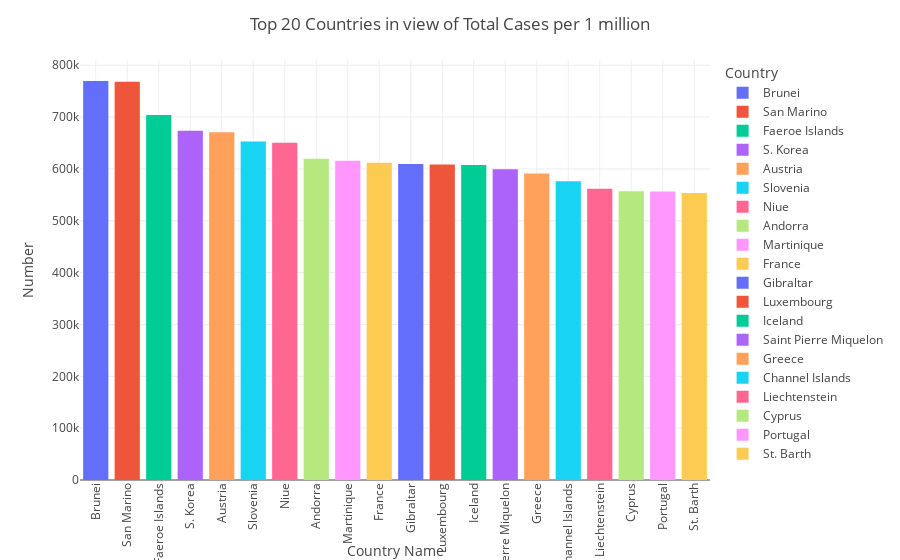

Notebook cell for this chart:
### Code cell
#Top 20 Countries in view of Total Cases per 1 million
df1=df.sort_values('Tot Cases/1M pop',ascending=False)
fig = px.bar(df1.head(20), x='Country', y='Tot Cases/1M pop', color='Country')
fig.update_layout(template='gridon')
# Alternative way for doing background dark
#fig.update_layout(plot_bgcolor = "black")
fig.update_layout(title="Top 20 Countries in view of Total Cases per 1 million",
                 xaxis_title= "Country Name",
                 yaxis_title= "Number")
fig.update_xaxes(tickangle=270)
fig.show()

### Figure 1 — Plotly figure (JSON) as saved in the notebook; plotly's stock layout.template omitted (floating-point values rounded to 4 significant figures)
{"data": [{"alignmentgroup": "True", "hovertemplate": "Country=%{x}<br>Tot Cases/1M pop=%{y}<extra></extra>", "legendgroup": "Brunei", "marker": {"color": "#636efa", "pattern": {"shape": ""}}, "name": "Brunei", "offsetgroup": "Brunei", "orientation": "v", "showlegend": true, "textposition": "auto", "type": "bar", "x": ["Brunei"], "xaxis": "x", "y": [769596], "yaxis": "y"}, {"alignmentgroup": "True", "hovertemplate": "Country=%{x}<br>Tot Cases/1M pop=%{y}<extra></extra>", "legendgroup": "San Marino", "marker": {"color": "#EF553B", "pattern": {"shape": ""}}, "name": "San Marino", "offsetgroup": "San Marino", "orientation": "v", "showlegend": true, "textposition": "auto", "type": "bar", "x": ["San Marino"], "xaxis": "x", "y": [768226], "yaxis": "y"}, {"alignmentgroup": "True", "hovertemplate": "Country=%{x}<br>Tot Cases/1M pop=%{y}<extra></extra>", "legendgroup": "Faeroe Islands", "marker": {"color": "#00cc96", "pattern": {"shape": ""}}, "name": "Faeroe Islands", "offsetgroup": "Faeroe Islands", "orientation": "v", "showlegend": true, "textposition": "auto", "type": "bar", "x": ["Faeroe Islands"], "xaxis": "x", "y": [703959], "yaxis": "y"}, {"alignmentgroup": "True", "hovertemplate": "Country=%{x}<br>Tot Cases/1M pop=%{y}<extra></extra>", "legendgroup": "S. Korea", "marker": {"color": "#ab63fa", "pattern": {"shape": ""}}, "name": "S. Korea", "offsetgroup": "S. Korea", "orientation": "v", "showlegend": true, "textposition": "auto", "type": "bar", "x": ["S. Korea"], "xaxis": "x", "y": [673523], "yaxis": "y"}, {"alignmentgroup": "True", "hovertemplate": "Country=%{x}<br>Tot Cases/1M pop=%{y}<extra></extra>", "legendgroup": "Austria", "marker": {"color": "#FFA15A", "pattern": {"shape": ""}}, "name": "Austria", "offsetgroup": "Austria", "orientation": "v", "showlegend": true, "textposition": "auto", "type": "bar", "x": ["Austria"], "xaxis": "x", "y": [670727], "yaxis": "y"}, {"alignmentgroup": "True", "hovertemplate": "Country=%{x}<br>Tot Cases/1M pop=%{y}<extra></extra>", "legendgroup": "Slovenia", "marker": {"color": "#19d3f3", "pattern": {"shape": ""}}, "name": "Slovenia", "offsetgroup": "Slovenia", "orientation": "v", "showlegend": true, "textposition": "auto", "type": "bar", "x": ["Slovenia"], "xaxis": "x", "y": [652733], "yaxis": "y"}, {"alignmentgroup": "True", "hovertemplate": "Country=%{x}<br>Tot Cases/1M pop=%{y}<extra></extra>", "legendgroup": "Niue", "marker": {"color": "#FF6692", "pattern": {"shape": ""}}, "name": "Niue", "offsetgroup": "Niue", "orientation": "v", "showlegend": true, "textposition": "auto", "type": "bar", "x": ["Niue"], "xaxis": "x", "y": [650432], "yaxis": "y"}, {"alignmentgroup": "True", "hovertemplate": "Country=%{x}<br>Tot Cases/1M pop=%{y}<extra></extra>", "legendgroup": "Andorra", "marker": {"color": "#B6E880", "pattern": {"shape": ""}}, "name": "Andorra", "offsetgroup": "Andorra", "orientation": "v", "showlegend": true, "textposition": "auto", "type": "bar", "x": ["Andorra"], "xaxis": "x", "y": [619844], "yaxis": "y"}, {"alignmentgroup": "True", "hovertemplate": "Country=%{x}<br>Tot Cases/1M pop=%{y}<extra></extra>", "legendgroup": "Martinique", "marker": {"color": "#FF97FF", "pattern": {"shape": ""}}, "name": "Martinique", "offsetgroup": "Martinique", "orientation": "v", "showlegend": true, "textposition": "auto", "type": "bar", "x": ["Martinique"], "xaxis": "x", "y": [615777], "yaxis": "y"}, {"alignmentgroup": "True", "hovertemplate": "Country=%{x}<br>Tot Cases/1M pop=%{y}<extra></extra>", "legendgroup": "France", "marker": {"color": "#FECB52", "pattern": {"shape": ""}}, "name": "France", "offsetgroup": "France", "orientation": "v", "showlegend": true, "textposition": "auto", "type": "bar", "x": ["France"], "xaxis": "x", "y": [612013], "yaxis": "y"}, {"alignmentgroup": "True", "hovertemplate": "Country=%{x}<br>Tot Cases/1M pop=%{y}<extra></extra>", "legendgroup": "Gibraltar", "marker": {"color": "#636efa", "pattern": {"shape": ""}}, "name": "Gibraltar", "offsetgroup": "Gibraltar", "orientation": "v", "showlegend": true, "textposition": "auto", "type": "bar", "x": ["Gibraltar"], "xaxis": "x", "y": [609720], "yaxis": "y"}, {"alignmentgroup": "True", "hovertemplate": "Country=%{x}<br>Tot Cases/1M pop=%{y}<extra></extra>", "legendgroup": "Luxembourg", "marker": {"color": "#EF553B", "pattern": {"shape": ""}}, "name": "Luxembourg", "offsetgroup": "Luxembourg", "orientation": "v", "showlegend": true, "textposition": "auto", "type": "bar", "x": ["Luxembourg"], "xaxis": "x", "y": [608714], "yaxis": "y"}, {"alignmentgroup": "True", "hovertemplate": "Country=%{x}<br>Tot Cases/1M pop=%{y}<extra></extra>", "legendgroup": "Iceland", "marker": {"color": "#00cc96", "pattern": {"shape": ""}}, "name": "Iceland", "offsetgroup": "Iceland", "orientation": "v", "showlegend": true, "textposition": "auto", "type": "bar", "x": ["Iceland"], "xaxis": "x", "y": [607667], "yaxis": "y"}, {"alignmentgroup": "True", "hovertemplate": "Country=%{x}<br>Tot Cases/1M pop=%{y}<extra></extra>", "legendgroup": "Saint Pierre Miquelon", "marker": {"color": "#ab63fa", "pattern": {"shape": ""}}, "name": "Saint Pierre Miquelon", "offsetgroup": "Saint Pierre Miquelon", "orientation": "v", "showlegend": true, "textposition": "auto", "type": "bar", "x": ["Saint Pierre Miquelon"], "xaxis": "x", "y": [599410], "yaxis": "y"}, {"alignmentgroup": "True", "hovertemplate": "Country=%{x}<br>Tot Cases/1M pop=%{y}<extra></extra>", "legendgroup": "Greece", "marker": {"color": "#FFA15A", "pattern": {"shape": ""}}, "name": "Greece", "offsetgroup": "Greece", "orientation": "v", "showlegend": true, "textposition": "auto", "type": "bar", "x": ["Greece"], "xaxis": "x", "y": [591412], "yaxis": "y"}, {"alignmentgroup": "True", "hovertemplate": "Country=%{x}<br>Tot Cases/1M pop=%{y}<extra></extra>", "legendgroup": "Channel Islands", "marker": {"color": "#19d3f3", "pattern": {"shape": ""}}, "name": "Channel Islands", "offsetgroup": "Channel Islands", "orientation": "v", "showlegend": true, "textposition": "auto", "type": "bar", "x": ["Channel Islands"], "xaxis": "x", "y": [576421], "yaxis": "y"}, {"alignmentgroup": "True", "hovertemplate": "Country=%{x}<br>Tot Cases/1M pop=%{y}<extra></extra>", "legendgroup": "Liechtenstein", "marker": {"color": "#FF6692", "pattern": {"shape": ""}}, "name": "Liechtenstein", "offsetgroup": "Liechtenstein", "orientation": "v", "showlegend": true, "textposition": "auto", "type": "bar", "x": ["Liechtenstein"], "xaxis": "x", "y": [561961], "yaxis": "y"}, {"alignmentgroup": "True", "hovertemplate": "Country=%{x}<br>Tot Cases/1M pop=%{y}<extra></extra>", "legendgroup": "Cyprus", "marker": {"color": "#B6E880", "pattern": {"shape": ""}}, "name": "Cyprus", "offsetgroup": "Cyprus", "orientation": "v", "showlegend": true, "textposition": "auto", "type": "bar", "x": ["Cyprus"], "xaxis": "x", "y": [556741], "yaxis": "y"}, {"alignmentgroup": "True", "hovertemplate": "Country=%{x}<br>Tot Cases/1M pop=%{y}<extra></extra>", "legendgroup": "Portugal", "marker": {"color": "#FF97FF", "pattern": {"shape": ""}}, "name": "Portugal", "offsetgroup": "Portugal", "orientation": "v", "showlegend": true, "textposition": "auto", "type": "bar", "x": ["Portugal"], "xaxis": "x", "y": [556400], "yaxis": "y"}, {"alignmentgroup": "True", "hovertemplate": "Country=%{x}<br>Tot Cases/1M pop=%{y}<extra></extra>", "legendgroup": "St. Barth", "marker": {"color": "#FECB52", "pattern": {"shape": ""}}, "name": "St. Barth", "offsetgroup": "St. Barth", "orientation": "v", "showlegend": true, "textposition": "auto", "type": "bar", "x": ["St. Barth"], "xaxis": "x", "y": [553746], "yaxis": "y"}], "layout": {"barmode": "relative", "legend": {"title": {"text": "Country"}, "tracegroupgap": 0}, "margin": {"t": 60}, "title": {"text": "Top 20 Countries in view of Total Cases per 1 million"}, "xaxis": {"anchor": "y", "categoryarray": ["Brunei", "San Marino", "Faeroe Islands", "S. Korea", "Austria", "Slovenia", "Niue", "Andorra", "Martinique", "France", "Gibraltar", "Luxembourg", "Iceland", "Saint Pierre Miquelon", "Greece", "Channel Islands", "Liechtenstein", "Cyprus", "Portugal", "St. Barth"], "categoryorder": "array", "domain": [0, 1], "tickangle": -90, "title": {"text": "Country Name"}}, "yaxis": {"anchor": "x", "domain": [0, 1], "title": {"text": "Number"}}}}
